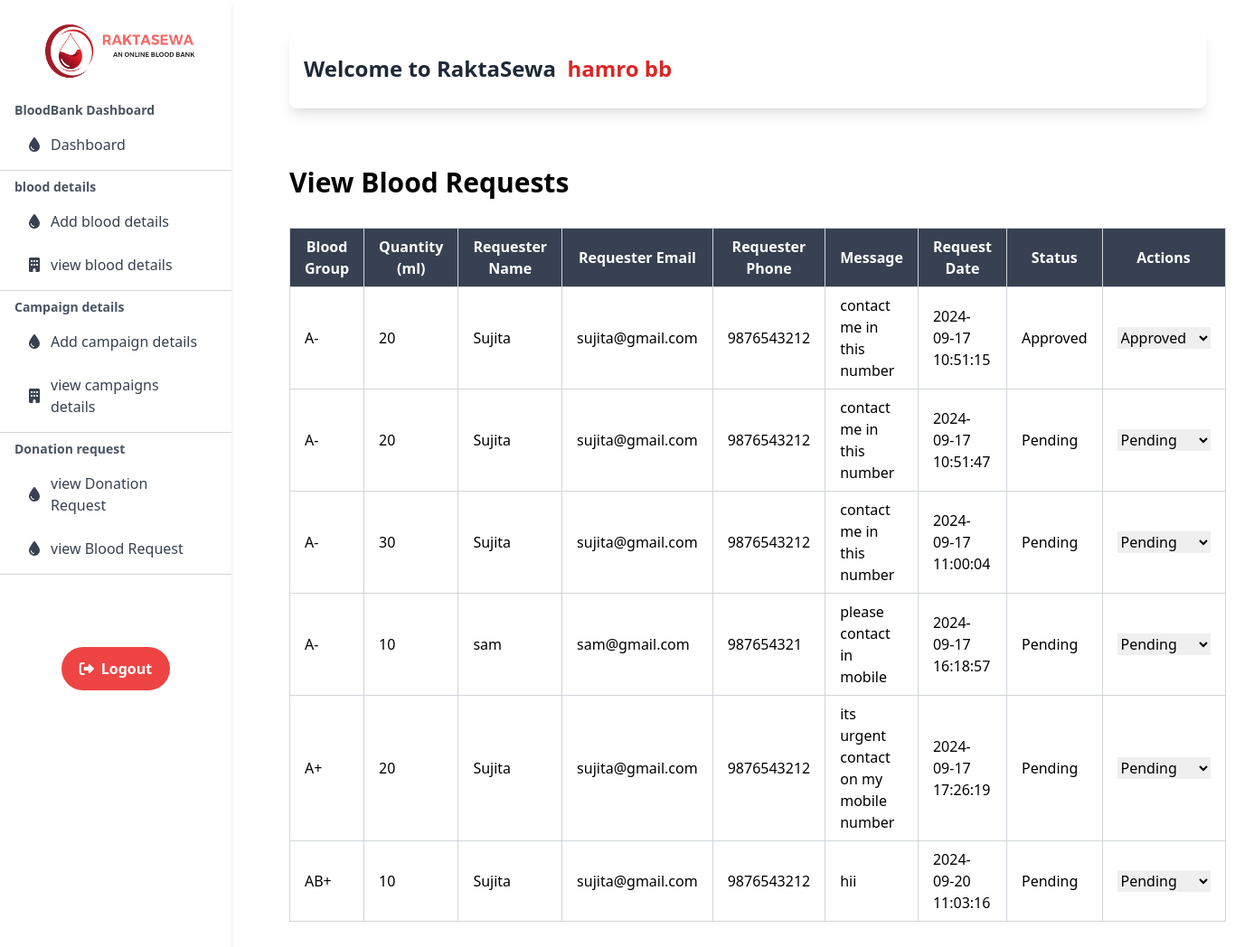
The page /Bankdashboard/viewBloodRequest.php (signed in) on the database its author committed.
### tables this page shows
CREATE TABLE `blood_requests` (
  `id` int(11) UNSIGNED NOT NULL,
  `bloodgroup` varchar(200) NOT NULL,
  `requester_name` varchar(255) NOT NULL,
  `requester_email` varchar(255) NOT NULL,
  `requester_phone` varchar(50) NOT NULL,
  `donation_address` varchar(255) NOT NULL,
  `quantity` int(11) NOT NULL,
  `message` text DEFAULT NULL,
  `request_date` timestamp NOT NULL DEFAULT current_timestamp(),
  `status` enum('Pending','Approved','Rejected','Completed') DEFAULT 'Pending',
  `bloodbank_id` int(11) UNSIGNED NOT NULL,
  `delivery_time` time DEFAULT NULL
);

CREATE TABLE `users` (
  `id` int(11) UNSIGNED NOT NULL,
  `fullname` varchar(255) NOT NULL,
  `email` varchar(255) NOT NULL,
  `password` varchar(255) NOT NULL,
  `phone` varchar(20) DEFAULT NULL,
  `address` varchar(255) DEFAULT NULL,
  `user_type` enum('User','Donor','Admin','BloodBank') NOT NULL,
  `latitude` decimal(9,6) DEFAULT NULL,
  `longitude` decimal(9,6) DEFAULT NULL
);

### Bankdashboard/viewBloodRequest.php (the view, shortened to what this page needs)
<?php
require('../connection.php');
$bankEmail = $_SESSION['bankemail'];
$sql = "SELECT id FROM users WHERE email = ?";
$stmt = $con->prepare($sql);
$stmt->bind_param('s', $bankEmail);
$stmt->execute();
$result = $stmt->get_result();
$bank = $result->fetch_assoc();
$bankId = $bank['id'];
$sql = "SELECT br.*, u.fullname AS requester_name, u.email AS requester_email, u.phone AS requester_phone
        FROM blood_requests br
        JOIN users u ON br.requester_email = u.email
        WHERE br.bloodbank_id = ?";
$stmt = $con->prepare($sql);
$stmt->bind_param('i', $bankId);
$stmt->execute();
$requests = $stmt->get_result();
?>
<!DOCTYPE html>
<html lang="en">
<head>
    <link href="https://cdn.jsdelivr.net/npm/tailwindcss@2.2.19/dist/tailwind.min.css" rel="stylesheet">
</head>
<body class="bg-white">
    <?php @include("bloodbankmenu.php"); ?>
    <section class="ml-72 p-8">
        <h1 class="text-3xl font-bold mb-8">View Blood Requests</h1>
        <table class="min-w-full bg-white border-collapse border border-gray-200">
            <thead>
                <tr class="bg-gray-700 text-white">
                    <th class="px-4 py-2 border border-gray-300">Blood Group</th>
                    <th class="px-4 py-2 border border-gray-300">Quantity (ml)</th>
                    <th class="px-4 py-2 border border-gray-300">Requester Name</th>
                    <th class="px-4 py-2 border border-gray-300">Requester Email</th>
                    <th class="px-4 py-2 border border-gray-300">Requester Phone</th>
                    <th class="px-4 py-2 border border-gray-300">Message</th>
                    <th class="px-4 py-2 border border-gray-300">Request Date</th>
                    <th class="px-4 py-2 border border-gray-300">Status</th>
                    <th class="px-4 py-2 border border-gray-300">Actions</th>
                </tr>
            </thead>
            <tbody>
            <?php if ($requests->num_rows > 0): ?>
                <?php while ($row = $requests->fetch_assoc()): ?>
                    <tr>
                        <td class="px-4 py-2 border border-gray-300"><?php echo htmlspecialchars($row['bloodgroup']); ?></td>
                        <td class="px-4 py-2 border border-gray-300"><?php echo htmlspecialchars($row['quantity']); ?></td>
                        <td class="px-4 py-2 border border-gray-300"><?php echo htmlspecialchars($row['requester_name']); ?></td>
                        <td class="px-4 py-2 border border-gray-300"><?php echo htmlspecialchars($row['requester_email']); ?></td>
                        <td class="px-4 py-2 border border-gray-300"><?php echo htmlspecialchars($row['requester_phone']); ?></td>
                        <td class="px-4 py-2 border border-gray-300"><?php echo htmlspecialchars($row['message']); ?></td>
                        <td class="px-4 py-2 border border-gray-300"><?php echo htmlspecialchars($row['request_date']); ?></td>
                        <td class="px-4 py-2 border border-gray-300"><?php echo htmlspecialchars($row['status']); ?></td>
                        <td class="px-4 py-2 border border-gray-300">
                        <select class="status-dropdown" data-request-id="<?php echo $row['id']; ?>">
                            <option value="Pending" <?php if ($row['status'] == 'Pending') echo 'selected'; ?>>Pending</option>
                            <option value="Approved" <?php if ($row['status'] == 'Approved') echo 'selected'; ?>>Approved</option>
                        </select>
                        </td>
                    </tr>
                <?php endwhile; ?>
            <?php else: ?>
                <tr>
                    <td colspan="9" class="px-4 py-2 border border-gray-300 text-center">No requests available</td>
                </tr>
            <?php endif; ?>
            </tbody>
        </table>
    </section>
</body>
</html>

### rows shown on the page
blood_requests: bloodgroup "A-", quantity "20", users.fullname "Sujita", users.email "sujita@gmail.com", users.phone "9876543212", message "contact me in this number", request_date "2024-09-17 10:51:15", status "Approved", status+id "Approved"
blood_requests: bloodgroup "A-", quantity "20", users.fullname "Sujita", users.email "sujita@gmail.com", users.phone "9876543212", message "contact me in this number", request_date "2024-09-17 10:51:47", status "Pending", status+id "Pending"
blood_requests: bloodgroup "A-", quantity "30", users.fullname "Sujita", users.email "sujita@gmail.com", users.phone "9876543212", message "contact me in this number", request_date "2024-09-17 11:00:04", status "Pending", status+id "Pending"
blood_requests: bloodgroup "A-", quantity "10", users.fullname "sam", users.email "sam@gmail.com", users.phone "987654321", message "please contact in mobile", request_date "2024-09-17 16:18:57", status "Pending", status+id "Pending"
blood_requests: bloodgroup "A+", quantity "20", users.fullname "Sujita", users.email "sujita@gmail.com", users.phone "9876543212", message "its urgent contact on my mobile number", request_date "2024-09-17 17:26:19", status "Pending", status+id "Pending"
blood_requests: bloodgroup "AB+", quantity "10", users.fullname "Sujita", users.email "sujita@gmail.com", users.phone "9876543212", message "hii", request_date "2024-09-20 11:03:16", status "Pending", status+id "Pending"

### other values the page prints
$_SESSION['bankname'] "hamro bb"
